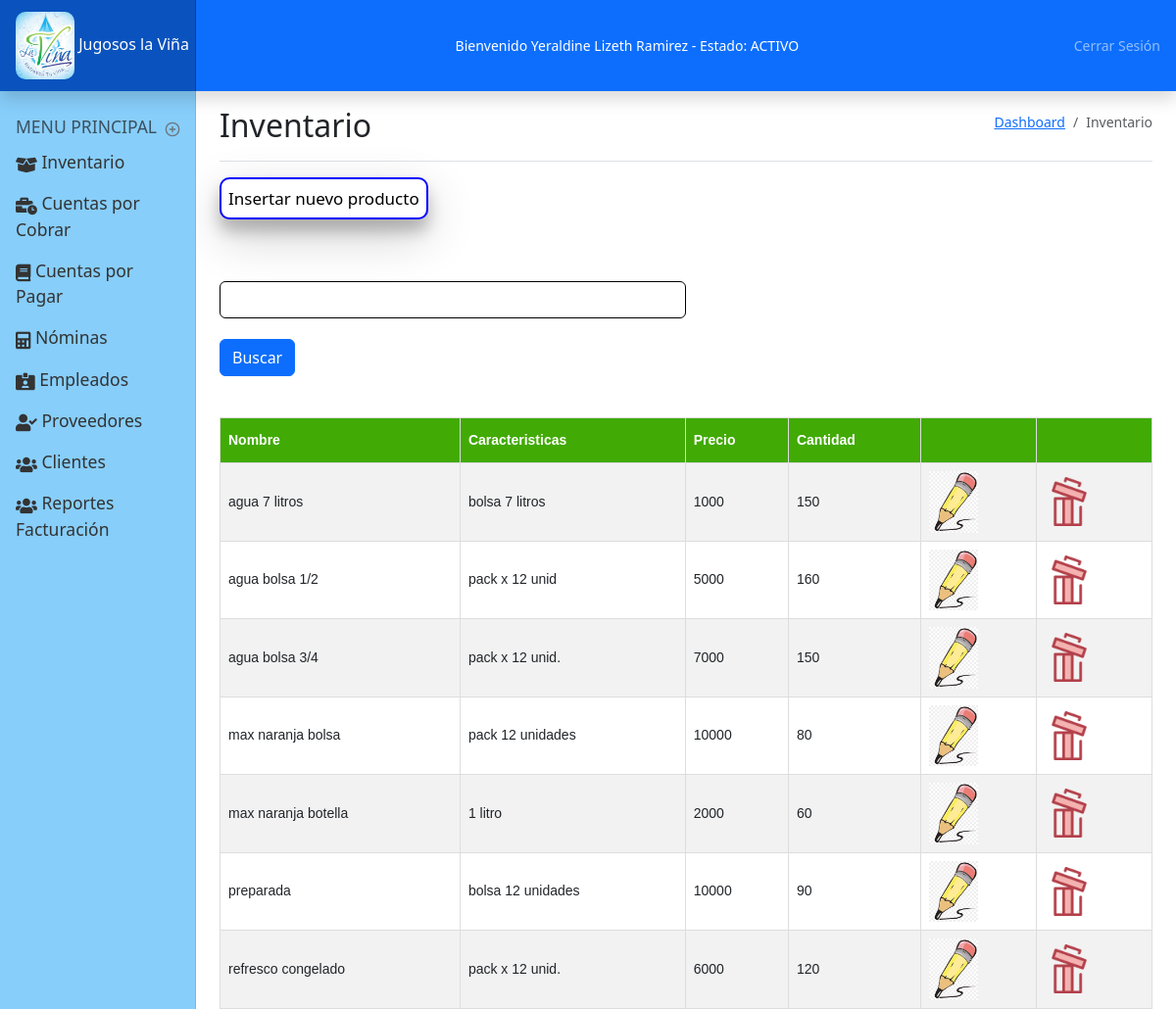
The app's page /inventario.php (signed in) with its own data.
### tables this page shows
CREATE TABLE `usuario` (
  `id_usuario` int(11) NOT NULL,
  `nombre` varchar(150) NOT NULL,
  `user` varchar(255) NOT NULL,
  `identificacion` varchar(15) NOT NULL,
  `celular` varchar(10) NOT NULL,
  `direccion` varchar(150) NOT NULL,
  `email` varchar(150) NOT NULL,
  `contrasena` varchar(150) NOT NULL,
  `rol` varchar(255) NOT NULL,
  `activo` varchar(3) NOT NULL,
  `r_ecommerce` int(11) NOT NULL,
  `r_login` int(11) NOT NULL,
  `r_datos_de_pago` int(11) NOT NULL,
  `r_contador_visitas` int(11) NOT NULL,
  `r_encuesta` int(11) NOT NULL,
  `r_consultar_producto` int(11) NOT NULL,
  `r_chat` int(11) NOT NULL,
  `r_formulario` int(11) NOT NULL
);

CREATE TABLE `producto` (
  `id_producto` int(11) NOT NULL,
  `nombre` varchar(255) NOT NULL,
  `caracteristicas` varchar(255) NOT NULL,
  `precio` double NOT NULL,
  `cantidad` int(11) NOT NULL,
  `foto` varchar(255) DEFAULT NULL
);

### bloqueo.php (called while the page is built, shortened)
<?php
    $usuario = $_SESSION['usuario'];
    $consulta = "select * from usuario where id_usuario = '$usuario'";
    $resultado = mysqli_query($conexion, $consulta) or die ('No se consulto el usuario');
    $userr = mysqli_fetch_array($resultado);
?>

### bloques/inventario/consulta.php (the view)
<div id="buscar">
  <form action="inventario.php" method="GET">
    <input type="text" name="datos" id="datos" class="form-control" style="width: 50%; border: 1px solid #000;"><br>
    <input type="submit" name="botonb" value="Buscar" class="btn btn-primary">
  </form>
</div>
<br><br>
<div class="consulta">
    <table class="tconsulta">
        <tr>
            <th>Nombre</th>
            <th>Caracteristicas</th>
            <th>Precio</th>
            <th>Cantidad</th>
            <th></th>
            <th></th>
        </tr>
        <?php
        $consulta_p = "select * from producto order by nombre";
        $resultado_p = mysqli_query($conexion, $consulta_p) or die('no se consulto producto');
        while ($producto = mysqli_fetch_array($resultado_p)) {
        ?>
            <tr>
                <td><?php echo $producto['nombre']; ?></td>
                <td><?php echo $producto['caracteristicas']; ?></td>
                <td><?php echo $producto['precio']; ?></td>
                <td><?php echo $producto['cantidad']; ?></td>
                <td>
                    <img src="img/editar.png" width="50px" title="Editar" alt="Editar" style="cursor: pointer;" onclick="window.location = 'inventario.php?id_producto=<?php echo $producto['id_producto']; ?>'">
                </td>
                <td>
                    <img src="img/borrar.png" width="50xp" title="Borrar" alt="Borrar" style="cursor: pointer;" onclick="eliminarProducto(<?php echo $producto['id_producto']; ?>)">
                </td>
            </tr>
        <?php } ?>
    </table>
</div>

### partes/header.php (shortened to what this page needs)
<header class="navbar navbar-dark sticky-top flex-md-nowrap p-0 shadow">
  <a class="navbar-brand col-md-3 col-lg-2 me-0 px-3 fs-6" href="#">
    <img id="log" src="img/logo.png" width="60px" alt="logo">
    Jugosos la Viña
  </a>
  <span style="color:white">
    Bienvenido <?php echo $userr['nombre']; ?> - Estado:
    <?php
    if ($userr['activo'] == "Si") {
      echo "ACTIVO";
    } else {
      echo "NO ACTIVO";
    }
    ?>
  </span>
  <div class="navbar-nav">
    <div class="nav-item text-nowrap">
      <a class="nav-link px-3" href="salir.php">Cerrar Sesión</a>
    </div>
  </div>
</header>

### css/dashboard.css (style rules this page uses)
body { font-size: .875rem; }
.navbar-brand { padding-top: .75rem; padding-bottom: .75rem; background-color: rgba(0, 0, 0, .25); box-shadow: inset -1px 0 0 rgba(0, 0, 0, .25); }
header { background-color: #0d6efd; }
#log { border-radius: 10px; }
.tconsulta { font-family: Arial, Helvetica, sans-serif; border-collapse: collapse; width: 100%; overflow-x: auto; }
.consulta td, .consulta th { border: 1px solid #ddd; padding: 8px; }
.consulta tr:nth-child(even) { background-color: #f2f2f2 }
.consulta th { padding-top: 12px; padding-bottom: 12px; text-align: left; background-color: #41aa04; color: white; }

### records on screen
usuario: nombre "Yeraldine Lizeth Ramirez"
producto: nombre "agua 7 litros", caracteristicas "bolsa 7 litros", precio "1000", cantidad "150"
producto: nombre "agua bolsa 1/2", caracteristicas "pack x 12 unid", precio "5000", cantidad "160"
producto: nombre "agua bolsa 3/4", caracteristicas "pack x 12 unid.", precio "7000", cantidad "150"
producto: nombre "max naranja bolsa", caracteristicas "pack 12 unidades", precio "10000", cantidad "80"
producto: nombre "max naranja botella", caracteristicas "1 litro", precio "2000", cantidad "60"
producto: nombre "preparada", caracteristicas "bolsa 12 unidades", precio "10000", cantidad "90"
producto: nombre "refresco congelado", caracteristicas "pack x 12 unid.", precio "6000", cantidad "120"
